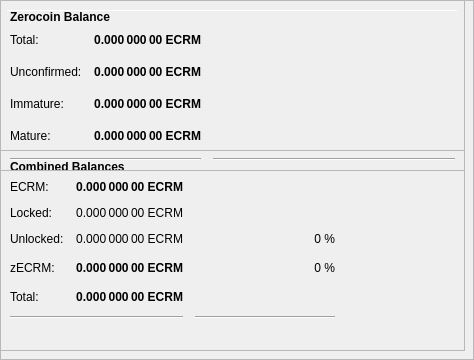
        <widget class="QFrame" name="frameObfuscation">
         <property name="minimumSize">
          <size>
           <width>0</width>
           <height>350</height>
          </size>
         </property>
         <property name="layoutDirection">
          <enum>Qt::LeftToRight</enum>
         </property>
         <property name="frameShape">
          <enum>QFrame::StyledPanel</enum>
         </property>
         <property name="frameShadow">
          <enum>QFrame::Raised</enum>
         </property>
         <widget class="QPushButton" name="runAutoDenom">
          <property name="geometry">
           <rect>
            <x>251</x>
            <y>17</y>
            <width>1</width>
            <height>1</height>
           </rect>
          </property>
          <property name="palette">
           <palette>
            <active>
             <colorrole role="WindowText">
              <brush brushstyle="SolidPattern">
               <color alpha="255">
                <red>0</red>
                <green>0</green>
                <blue>0</blue>
               </color>
              </brush>
             </colorrole>
             <colorrole role="Button">
              <brush brushstyle="SolidPattern">
               <color alpha="255">
                <red>239</red>
                <green>238</green>
                <blue>238</blue>
               </color>
              </brush>
             </colorrole>
             <colorrole role="Light">
              <brush brushstyle="SolidPattern">
               <color alpha="255">
                <red>255</red>
                <green>255</green>
                <blue>255</blue>
               </color>
              </brush>
             </colorrole>
             <colorrole role="Midlight">
              <brush brushstyle="SolidPattern">
               <color alpha="255">
                <red>247</red>
                <green>246</green>
                <blue>246</blue>
               </color>
              </brush>
             </colorrole>
             <colorrole role="Dark">
              <brush brushstyle="SolidPattern">
               <color alpha="255">
                <red>119</red>
                <green>119</green>
                <blue>119</blue>
               </color>
              </brush>
             </colorrole>
             <colorrole role="Mid">
              <brush brushstyle="SolidPattern">
               <color alpha="255">
                <red>159</red>
                <green>159</green>
                <blue>159</blue>
               </color>
              </brush>
             </colorrole>
             <colorrole role="Text">
              <brush brushstyle="SolidPattern">
               <color alpha="255">
                <red>0</red>
                <green>0</green>
                <blue>0</blue>
               </color>
              </brush>
             </colorrole>
             <colorrole role="BrightText">
              <brush brushstyle="SolidPattern">
               <color alpha="255">
                <red>255</red>
                <green>255</green>
                <blue>255</blue>
               </color>
              </brush>
             </colorrole>
             <colorrole role="ButtonText">
              <brush brushstyle="SolidPattern">
               <color alpha="255">
                <red>0</red>
                <green>0</green>
                <blue>0</blue>
               </color>
              </brush>
             </colorrole>
             <colorrole role="Base">
              <brush brushstyle="SolidPattern">
               <color alpha="255">
                <red>255</red>
                <green>255</green>
                <blue>255</blue>
               </color>
              </brush>
             </colorrole>
             <colorrole role="Window">
              <brush brushstyle="SolidPattern">
               <color alpha="255">
                <red>239</red>
                <green>238</green>
                <blue>238</blue>
               </color>
              </brush>
             </colorrole>
             <colorrole role="Shadow">
              <brush brushstyle="SolidPattern">
               <color alpha="255">
                <red>0</red>
                <green>0</green>
                <blue>0</blue>
               </color>
              </brush>
             </colorrole>
             <colorrole role="AlternateBase">
              <brush brushstyle="SolidPattern">
               <color alpha="255">
                <red>247</red>
                <green>246</green>
                <blue>246</blue>
               </color>
              </brush>
             </colorrole>
             <colorrole role="ToolTipBase">
              <brush brushstyle="SolidPattern">
               <color alpha="255">
                <red>255</red>
                <green>255</green>
                <blue>220</blue>
               </color>
              </brush>
             </colorrole>
             <colorrole role="ToolTipText">
              <brush brushstyle="SolidPattern">
               <color alpha="255">
                <red>0</red>
                <green>0</green>
                <blue>0</blue>
               </color>
              </brush>
             </colorrole>
            </active>
            <inactive>
             <colorrole role="WindowText">
              <brush brushstyle="SolidPattern">
               <color alpha="255">
                <red>0</red>
                <green>0</green>
                <blue>0</blue>
               </color>
              </brush>
             </colorrole>
             <colorrole role="Button">
              <brush brushstyle="SolidPattern">
               <color alpha="255">
                <red>239</red>
                <green>238</green>
                <blue>238</blue>
               </color>
              </brush>
             </colorrole>
             <colorrole role="Light">
              <brush brushstyle="SolidPattern">
               <color alpha="255">
                <red>255</red>
                <green>255</green>
                <blue>255</blue>
               </color>
              </brush>
             </colorrole>
             <colorrole role="Midlight">
              <brush brushstyle="SolidPattern">
               <color alpha="255">
                <red>247</red>
                <green>246</green>
                <blue>246</blue>
               </color>
              </brush>
             </colorrole>
             <colorrole role="Dark">
              <brush brushstyle="SolidPattern">
               <color alpha="255">
                <red>119</red>
                <green>119</green>
                <blue>119</blue>
               </color>
              </brush>
             </colorrole>
             <colorrole role="Mid">
              <brush brushstyle="SolidPattern">
               <color alpha="255">
                <red>159</red>
                <green>159</green>
                <blue>159</blue>
               </color>
              </brush>
             </colorrole>
             <colorrole role="Text">
              <brush brushstyle="SolidPattern">
               <color alpha="255">
                <red>0</red>
                <green>0</green>
                <blue>0</blue>
               </color>
              </brush>
             </colorrole>
             <colorrole role="BrightText">
              <brush brushstyle="SolidPattern">
               <color alpha="255">
                <red>255</red>
                <green>255</green>
                <blue>255</blue>
               </color>
              </brush>
             </colorrole>
             <colorrole role="ButtonText">
              <brush brushstyle="SolidPattern">
               <color alpha="255">
                <red>0</red>
                <green>0</green>
                <blue>0</blue>
               </color>
              </brush>
             </colorrole>
             <colorrole role="Base">
              <brush brushstyle="SolidPattern">
               <color alpha="255">
                <red>255</red>
                <green>255</green>
                <blue>255</blue>
               </color>
              </brush>
             </colorrole>
             <colorrole role="Window">
              <brush brushstyle="SolidPattern">
               <color alpha="255">
                <red>239</red>
                <green>238</green>
                <blue>238</blue>
               </color>
              </brush>
             </colorrole>
             <colorrole role="Shadow">
              <brush brushstyle="SolidPattern">
               <color alpha="255">
                <red>0</red>
                <green>0</green>
                <blue>0</blue>
               </color>
              </brush>
             </colorrole>
             <colorrole role="AlternateBase">
              <brush brushstyle="SolidPattern">
               <color alpha="255">
                <red>247</red>
                <green>246</green>
                <blue>246</blue>
               </color>
              </brush>
             </colorrole>
             <colorrole role="ToolTipBase">
              <brush brushstyle="SolidPattern">
               <color alpha="255">
                <red>255</red>
                <green>255</green>
                <blue>220</blue>
               </color>
              </brush>
             </colorrole>
             <colorrole role="ToolTipText">
              <brush brushstyle="SolidPattern">
               <color alpha="255">
                <red>0</red>
                <green>0</green>
                <blue>0</blue>
               </color>
              </brush>
             </colorrole>
            </inactive>
            <disabled>
             <colorrole role="WindowText">
              <brush brushstyle="SolidPattern">
               <color alpha="255">
                <red>119</red>
                <green>119</green>
                <blue>119</blue>
               </color>
              </brush>
             </colorrole>
             <colorrole role="Button">
              <brush brushstyle="SolidPattern">
               <color alpha="255">
                <red>239</red>
                <green>238</green>
                <blue>238</blue>
               </color>
              </brush>
             </colorrole>
             <colorrole role="Light">
              <brush brushstyle="SolidPattern">
               <color alpha="255">
                <red>255</red>
                <green>255</green>
                <blue>255</blue>
               </color>
              </brush>
             </colorrole>
             <colorrole role="Midlight">
              <brush brushstyle="SolidPattern">
               <color alpha="255">
                <red>247</red>
                <green>246</green>
                <blue>246</blue>
               </color>
              </brush>
             </colorrole>
             <colorrole role="Dark">
              <brush brushstyle="SolidPattern">
               <color alpha="255">
                <red>119</red>
                <green>119</green>
                <blue>119</blue>
               </color>
              </brush>
             </colorrole>
             <colorrole role="Mid">
              <brush brushstyle="SolidPattern">
               <color alpha="255">
                <red>159</red>
                <green>159</green>
                <blue>159</blue>
               </color>
              </brush>
             </colorrole>
             <colorrole role="Text">
              <brush brushstyle="SolidPattern">
               <color alpha="255">
                <red>119</red>
                <green>119</green>
                <blue>119</blue>
               </color>
              </brush>
             </colorrole>
             <colorrole role="BrightText">
              <brush brushstyle="SolidPattern">
               <color alpha="255">
                <red>255</red>
                <green>255</green>
                <blue>255</blue>
               </color>
              </brush>
             </colorrole>
             <colorrole role="ButtonText">
              <brush brushstyle="SolidPattern">
               <color alpha="255">
                <red>119</red>
                <green>119</green>
                <blue>119</blue>
               </color>
              </brush>
             </colorrole>
             <colorrole role="Base">
              <brush brushstyle="SolidPattern">
               <color alpha="255">
                <red>239</red>
                <green>238</green>
                <blue>238</blue>
               </color>
              </brush>
             </colorrole>
             <colorrole role="Window">
              <brush brushstyle="SolidPattern">
               <color alpha="255">
                <red>239</red>
                <green>238</green>
                <blue>238</blue>
               </color>
              </brush>
             </colorrole>
             <colorrole role="Shadow">
              <brush brushstyle="SolidPattern">
               <color alpha="255">
                <red>0</red>
                <green>0</green>
                <blue>0</blue>
               </color>
              </brush>
             </colorrole>
             <colorrole role="AlternateBase">
              <brush brushstyle="SolidPattern">
               <color alpha="255">
                <red>239</red>
                <green>238</green>
                <blue>238</blue>
               </color>
              </brush>
             </colorrole>
             <colorrole role="ToolTipBase">
              <brush brushstyle="SolidPattern">
               <color alpha="255">
                <red>255</red>
                <green>255</green>
                <blue>220</blue>
               </color>
              </brush>
             </colorrole>
             <colorrole role="ToolTipText">
              <brush brushstyle="SolidPattern">
               <color alpha="255">
                <red>0</red>
                <green>0</green>
                <blue>0</blue>
               </color>
              </brush>
             </colorrole>
            </disabled>
           </palette>
          </property>
          <property name="focusPolicy">
           <enum>Qt::NoFocus</enum>
          </property>
          <property name="autoFillBackground">
           <bool>true</bool>
          </property>
          <property name="text">
           <string/>
          </property>
          <property name="flat">
           <bool>true</bool>
          </property>
         </widget>
         <widget class="Line" name="line">
          <property name="geometry">
           <rect>
            <x>7</x>
            <y>10</y>
            <width>451</width>
            <height>1</height>
           </rect>
          </property>
          <property name="orientation">
           <enum>Qt::Horizontal</enum>
          </property>
         </widget>
         <widget class="QFrame" name="frame_3">
          <property name="geometry">
           <rect>
            <x>0</x>
            <y>150</y>
            <width>465</width>
            <height>201</height>
           </rect>
          </property>
          <property name="frameShape">
           <enum>QFrame::StyledPanel</enum>
          </property>
          <property name="frameShadow">
           <enum>QFrame::Raised</enum>
          </property>
          <layout class="QVBoxLayout" name="verticalLayout_5">
           <item>
            <layout class="QHBoxLayout" name="horizontalLayout_5" stretch="0">
             <item>
              <widget class="QLabel" name="label_5z">
               <property name="maximumSize">
                <size>
                 <width>16777215</width>
                 <height>20</height>
                </size>
               </property>
               <property name="font">
                <font>
                 <weight>75</weight>
                 <bold>true</bold>
                </font>
               </property>
               <property name="toolTip">
                <string>Combined Balances (including unconfirmed and immature coins)</string>
               </property>
               <property name="text">
                <string>&lt;html&gt;&lt;head/&gt;&lt;body&gt;&lt;p&gt;Combined Balances&lt;/p&gt;&lt;/body&gt;&lt;/html&gt;</string>
               </property>
              </widget>
             </item>
            </layout>
           </item>
           <item>
            <layout class="QGridLayout" name="gridLayout_3">
             <property name="spacing">
              <number>12</number>
             </property>
             <item row="7" column="0" colspan="2">
              <widget class="Line" name="lineSpendableBalance_3">
               <property name="orientation">
                <enum>Qt::Horizontal</enum>
               </property>
              </widget>
             </item>
             <item row="7" column="2">
              <widget class="Line" name="lineWatchBalance_3">
               <property name="sizePolicy">
                <sizepolicy hsizetype="Preferred" vsizetype="Fixed">
                 <horstretch>0</horstretch>
                 <verstretch>0</verstretch>
                </sizepolicy>
               </property>
               <property name="minimumSize">
                <size>
                 <width>140</width>
                 <height>0</height>
                </size>
               </property>
               <property name="orientation">
                <enum>Qt::Horizontal</enum>
               </property>
              </widget>
             </item>
             <item row="4" column="1">
              <widget class="QLabel" name="labelzBalancez">
               <property name="font">
                <font>
                 <weight>75</weight>
                 <bold>true</bold>
                </font>
               </property>
               <property name="cursor">
                <cursorShape>IBeamCursor</cursorShape>
               </property>
               <property name="toolTip">
                <string>Total of transactions that have yet to be confirmed, and do not yet count toward the spendable balance</string>
               </property>
               <property name="text">
                <string notr="true">0.000 000 00 ECRM</string>
               </property>
               <property name="alignment">
                <set>Qt::AlignRight|Qt::AlignTrailing|Qt::AlignVCenter</set>
               </property>
               <property name="textInteractionFlags">
                <set>Qt::LinksAccessibleByMouse|Qt::TextSelectableByKeyboard|Qt::TextSelectableByMouse</set>
               </property>
              </widget>
             </item>
             <item row="6" column="1">
              <widget class="QLabel" name="labelTotalz">
               <property name="font">
                <font>
                 <weight>75</weight>
                 <bold>true</bold>
                </font>
               </property>
               <property name="cursor">
                <cursorShape>IBeamCursor</cursorShape>
               </property>
               <property name="toolTip">
                <string>Total Balance, including unconfirmed and immature coins.</string>
               </property>
               <property name="text">
                <string notr="true">0.000 000 00 ECRM</string>
               </property>
               <property name="alignment">
                <set>Qt::AlignRight|Qt::AlignTrailing|Qt::AlignVCenter</set>
               </property>
               <property name="textInteractionFlags">
                <set>Qt::LinksAccessibleByMouse|Qt::TextSelectableByKeyboard|Qt::TextSelectableByMouse</set>
               </property>
              </widget>
             </item>
             <item row="4" column="3">
              <spacer name="horizontalSpacer_6">
               <property name="orientation">
                <enum>Qt::Horizontal</enum>
               </property>
               <property name="sizeHint" stdset="0">
                <size>
                 <width>40</width>
                 <height>20</height>
                </size>
               </property>
              </spacer>
             </item>
             <item row="6" column="0">
              <widget class="QLabel" name="labelTotalTextz">
               <property name="text">
                <string>Total:</string>
               </property>
              </widget>
             </item>
             <item row="1" column="0">
              <widget class="QLabel" name="labelBalanceTextz">
               <property name="text">
                <string>ECRM:</string>
               </property>
              </widget>
             </item>
             <item row="1" column="1">
              <widget class="QLabel" name="labelBalancez">
               <property name="font">
                <font>
                 <weight>75</weight>
                 <bold>true</bold>
                </font>
               </property>
               <property name="cursor">
                <cursorShape>IBeamCursor</cursorShape>
               </property>
               <property name="toolTip">
                <string>Your current spendable balance</string>
               </property>
               <property name="text">
                <string notr="true">0.000 000 00 ECRM</string>
               </property>
               <property name="alignment">
                <set>Qt::AlignRight|Qt::AlignTrailing|Qt::AlignVCenter</set>
               </property>
               <property name="textInteractionFlags">
                <set>Qt::LinksAccessibleByMouse|Qt::TextSelectableByKeyboard|Qt::TextSelectableByMouse</set>
               </property>
              </widget>
             </item>
             <item row="4" column="0">
              <widget class="QLabel" name="labelzBalanceTextz">
               <property name="toolTip">
                <string/>
               </property>
               <property name="text">
                <string>zECRM:</string>
               </property>
              </widget>
             </item>
             <item row="4" column="2">
              <widget class="QLabel" name="labelzECRMPercent">
               <property name="toolTip">
                <string>Current percentage of zECRM.
If AutoMint is enabled this percentage will settle around the configured AutoMint percentage (default = 10%)</string>
               </property>
               <property name="text">
                <string>0 %</string>
               </property>
               <property name="alignment">
                <set>Qt::AlignRight|Qt::AlignTrailing|Qt::AlignVCenter</set>
               </property>
              </widget>
             </item>
             <item row="6" column="2">
              <widget class="QLabel" name="label100Percent">
               <property name="text">
                <string/>
               </property>
               <property name="alignment">
                <set>Qt::AlignRight|Qt::AlignTrailing|Qt::AlignVCenter</set>
               </property>
              </widget>
             </item>
             <item row="2" column="1">
              <widget class="QLabel" name="labelLockedBalance">
               <property name="toolTip">
                <string>Locked ECRM or Masternode collaterals. These are excluded from zECRM minting.</string>
               </property>
               <property name="text">
                <string>0.000 000 00 ECRM</string>
               </property>
               <property name="alignment">
                <set>Qt::AlignRight|Qt::AlignTrailing|Qt::AlignVCenter</set>
               </property>
              </widget>
             </item>
             <item row="2" column="0">
              <widget class="QLabel" name="labelLockedBalanceText">
               <property name="toolTip">
                <string>Locked ECRM or Masternode collaterals. These are excluded from zECRM minting.</string>
               </property>
               <property name="text">
                <string>Locked:</string>
               </property>
              </widget>
             </item>
             <item row="3" column="0">
              <widget class="QLabel" name="labelUnLockedBalanceText">
               <property name="toolTip">
                <string>Unlocked ECRMs. These can be used for zECRM minting.</string>
               </property>
               <property name="text">
                <string>Unlocked:</string>
               </property>
              </widget>
             </item>
             <item row="3" column="1">
              <widget class="QLabel" name="labelUnLockedBalance">
               <property name="toolTip">
                <string>Unlocked ECRMs. These can be used for zECRM minting.</string>
               </property>
               <property name="text">
                <string>0.000 000 00 ECRM</string>
               </property>
               <property name="alignment">
                <set>Qt::AlignRight|Qt::AlignTrailing|Qt::AlignVCenter</set>
               </property>
              </widget>
             </item>
             <item row="3" column="2">
              <widget class="QLabel" name="labelECRMPercent">
               <property name="text">
                <string>0 %</string>
               </property>
               <property name="alignment">
                <set>Qt::AlignRight|Qt::AlignTrailing|Qt::AlignVCenter</set>
               </property>
              </widget>
             </item>
            </layout>
           </item>
           <item>
            <spacer name="verticalSpacer">
             <property name="orientation">
              <enum>Qt::Vertical</enum>
             </property>
             <property name="sizeHint" stdset="0">
              <size>
               <width>20</width>
               <height>40</height>
              </size>
             </property>
            </spacer>
           </item>
          </layout>
         </widget>
         <widget class="QFrame" name="frame_4">
          <property name="geometry">
           <rect>
            <x>0</x>
            <y>0</y>
            <width>465</width>
            <height>171</height>
           </rect>
          </property>
          <property name="frameShape">
           <enum>QFrame::StyledPanel</enum>
          </property>
          <property name="frameShadow">
           <enum>QFrame::Raised</enum>
          </property>
          <layout class="QVBoxLayout" name="verticalLayout_7">
           <item>
            <layout class="QHBoxLayout" name="horizontalLayout_8" stretch="0">
             <item>
              <widget class="QLabel" name="label_5z_3">
               <property name="maximumSize">
                <size>
                 <width>16777215</width>
                 <height>20</height>
                </size>
               </property>
               <property name="font">
                <font>
                 <weight>75</weight>
                 <bold>true</bold>
                </font>
               </property>
               <property name="text">
                <string>Zerocoin Balance</string>
               </property>
              </widget>
             </item>
            </layout>
           </item>
           <item>
            <layout class="QGridLayout" name="gridLayout_5">
             <property name="spacing">
              <number>12</number>
             </property>
             <item row="4" column="0">
              <widget class="QLabel" name="labelzBalanceMatureText">
               <property name="toolTip">
                <string>Mature: more than 20 confirmation and more than 3 mints of the same denomination after it was minted.
These zECRM are spendable.</string>
               </property>
               <property name="text">
                <string>Mature:</string>
               </property>
              </widget>
             </item>
             <item row="5" column="0" colspan="2">
              <widget class="Line" name="lineSpendableBalance_5">
               <property name="orientation">
                <enum>Qt::Horizontal</enum>
               </property>
              </widget>
             </item>
             <item row="1" column="1">
              <widget class="QLabel" name="labelzBalance">
               <property name="font">
                <font>
                 <weight>75</weight>
                 <bold>true</bold>
                </font>
               </property>
               <property name="cursor">
                <cursorShape>IBeamCursor</cursorShape>
               </property>
               <property name="toolTip">
                <string>All available zECRM, unconfirmed and immature zECRM included.</string>
               </property>
               <property name="text">
                <string notr="true">0.000 000 00 ECRM</string>
               </property>
               <property name="alignment">
                <set>Qt::AlignRight|Qt::AlignTrailing|Qt::AlignVCenter</set>
               </property>
               <property name="textInteractionFlags">
                <set>Qt::LinksAccessibleByMouse|Qt::TextSelectableByKeyboard|Qt::TextSelectableByMouse</set>
               </property>
              </widget>
             </item>
             <item row="5" column="2">
              <widget class="Line" name="lineWatchBalance_5">
               <property name="sizePolicy">
                <sizepolicy hsizetype="Preferred" vsizetype="Fixed">
                 <horstretch>0</horstretch>
                 <verstretch>0</verstretch>
                </sizepolicy>
               </property>
               <property name="minimumSize">
                <size>
                 <width>140</width>
                 <height>0</height>
                </size>
               </property>
               <property name="orientation">
                <enum>Qt::Horizontal</enum>
               </property>
              </widget>
             </item>
             <item row="1" column="0">
              <widget class="QLabel" name="labelzBalanceText">
               <property name="toolTip">
                <string>All available zECRM, unconfirmed and immature zECRM included.</string>
               </property>
               <property name="text">
                <string>Total:</string>
               </property>
              </widget>
             </item>
             <item row="1" column="2">
              <spacer name="horizontalSpacer_8">
               <property name="orientation">
                <enum>Qt::Horizontal</enum>
               </property>
               <property name="sizeHint" stdset="0">
                <size>
                 <width>40</width>
                 <height>20</height>
                </size>
               </property>
              </spacer>
             </item>
             <item row="4" column="2">
              <spacer name="horizontalSpacer_4">
               <property name="orientation">
                <enum>Qt::Horizontal</enum>
               </property>
               <property name="sizeHint" stdset="0">
                <size>
                 <width>40</width>
                 <height>20</height>
                </size>
               </property>
              </spacer>
             </item>
             <item row="4" column="1">
              <widget class="QLabel" name="labelzBalanceMature">
               <property name="font">
                <font>
                 <weight>75</weight>
                 <bold>true</bold>
                </font>
               </property>
               <property name="toolTip">
                <string>Mature: more than 20 confirmation and more than 3 mints of the same denomination after it was minted.
These zECRM are spendable.</string>
               </property>
               <property name="text">
                <string>0.000 000 00 ECRM</string>
               </property>
               <property name="alignment">
                <set>Qt::AlignRight|Qt::AlignTrailing|Qt::AlignVCenter</set>
               </property>
              </widget>
             </item>
             <item row="2" column="0">
              <widget class="QLabel" name="labelzBalanceUnconfirmedText">
               <property name="toolTip">
                <string>Unconfirmed: less than 20 confirmations
Immature: confirmed, but less than 3 mints of the same denomination after it was minted</string>
               </property>
               <property name="text">
                <string>Unconfirmed:</string>
               </property>
              </widget>
             </item>
             <item row="2" column="1">
              <widget class="QLabel" name="labelzBalanceUnconfirmed">
               <property name="font">
                <font>
                 <weight>75</weight>
                 <bold>true</bold>
                </font>
               </property>
               <property name="toolTip">
                <string>Unconfirmed: less than 20 confirmations
Immature: confirmed, but less than 3 mints of the same denomination after it was minted</string>
               </property>
               <property name="text">
                <string>0.000 000 00 ECRM</string>
               </property>
               <property name="alignment">
                <set>Qt::AlignRight|Qt::AlignTrailing|Qt::AlignVCenter</set>
               </property>
              </widget>
             </item>
             <item row="2" column="2">
              <spacer name="horizontalSpacer_5">
               <property name="orientation">
                <enum>Qt::Horizontal</enum>
               </property>
               <property name="sizeHint" stdset="0">
                <size>
                 <width>40</width>
                 <height>20</height>
                </size>
               </property>
              </spacer>
             </item>
             <item row="3" column="0">
              <widget class="QLabel" name="labelzBalanceImmatureText">
               <property name="toolTip">
                <string>Unconfirmed: less than 20 confirmations
Immature: confirmed, but less than 3 mints of the same denomination after it was minted</string>
               </property>
               <property name="text">
                <string>Immature:</string>
               </property>
              </widget>
             </item>
             <item row="3" column="1">
              <widget class="QLabel" name="labelzBalanceImmature">
               <property name="font">
                <font>
                 <weight>75</weight>
                 <bold>true</bold>
                </font>
               </property>
               <property name="toolTip">
                <string>Unconfirmed: less than 20 confirmations
Immature: confirmed, but less than 3 mints of the same denomination after it was minted</string>
               </property>
               <property name="text">
                <string>0.000 000 00 ECRM</string>
               </property>
               <property name="alignment">
                <set>Qt::AlignRight|Qt::AlignTrailing|Qt::AlignVCenter</set>
               </property>
              </widget>
             </item>
             <item row="3" column="2">
              <spacer name="horizontalSpacer_7">
               <property name="orientation">
                <enum>Qt::Horizontal</enum>
               </property>
               <property name="sizeHint" stdset="0">
                <size>
                 <width>40</width>
                 <height>20</height>
                </size>
               </property>
              </spacer>
             </item>
            </layout>
           </item>
          </layout>
         </widget>
        </widget>
